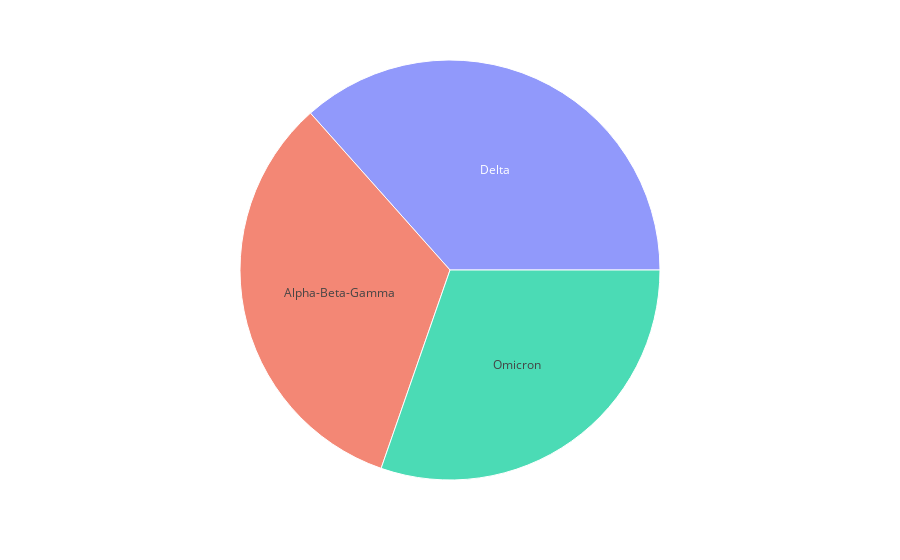

The notebook cell saved with this chart:
### Code cell
import plotly.express as px

fig = px.sunburst(datacovid, path=['Variant_Suspect'], values='JKT_DAILY_POSITIVE')

fig.show()

### Figure 1 — Plotly figure (JSON) as saved in the notebook; plotly's stock layout.template omitted (floating-point values rounded to 4 significant figures)
{"data": [{"branchvalues": "total", "domain": {"x": [0, 1], "y": [0, 1]}, "hovertemplate": "labels=%{label}<br>JKT_DAILY_POSITIVE=%{value}<br>parent=%{parent}<br>id=%{id}<extra></extra>", "ids": ["Alpha-Beta-Gamma", "Delta", "Omicron"], "labels": ["Alpha-Beta-Gamma", "Delta", "Omicron"], "name": "", "parents": ["", "", ""], "type": "sunburst", "values": [410400, 453357, 375865]}], "layout": {"legend": {"tracegroupgap": 0}, "margin": {"t": 60}}}
